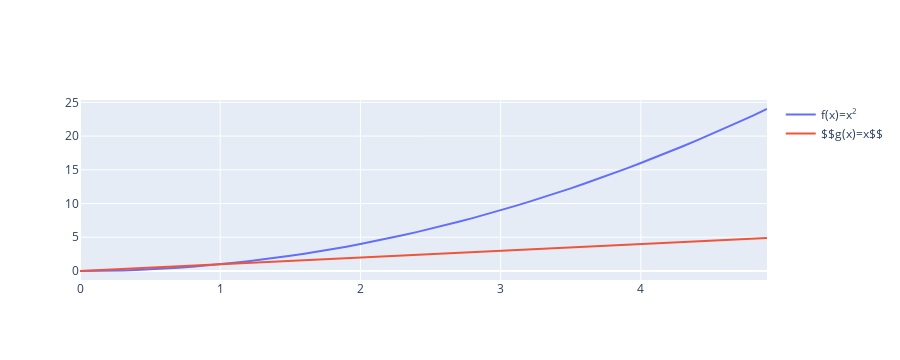

Source (notebook cell):
### Code cell
fig = go.Figure()
fig.add_trace(go.Scatter(x=x, y=f(x), name='f(x)=x<sup>2</sup>'))
fig.add_trace(go.Scatter(x=x, y=x, name='$$g(x)=x$$'))
fig.show()
